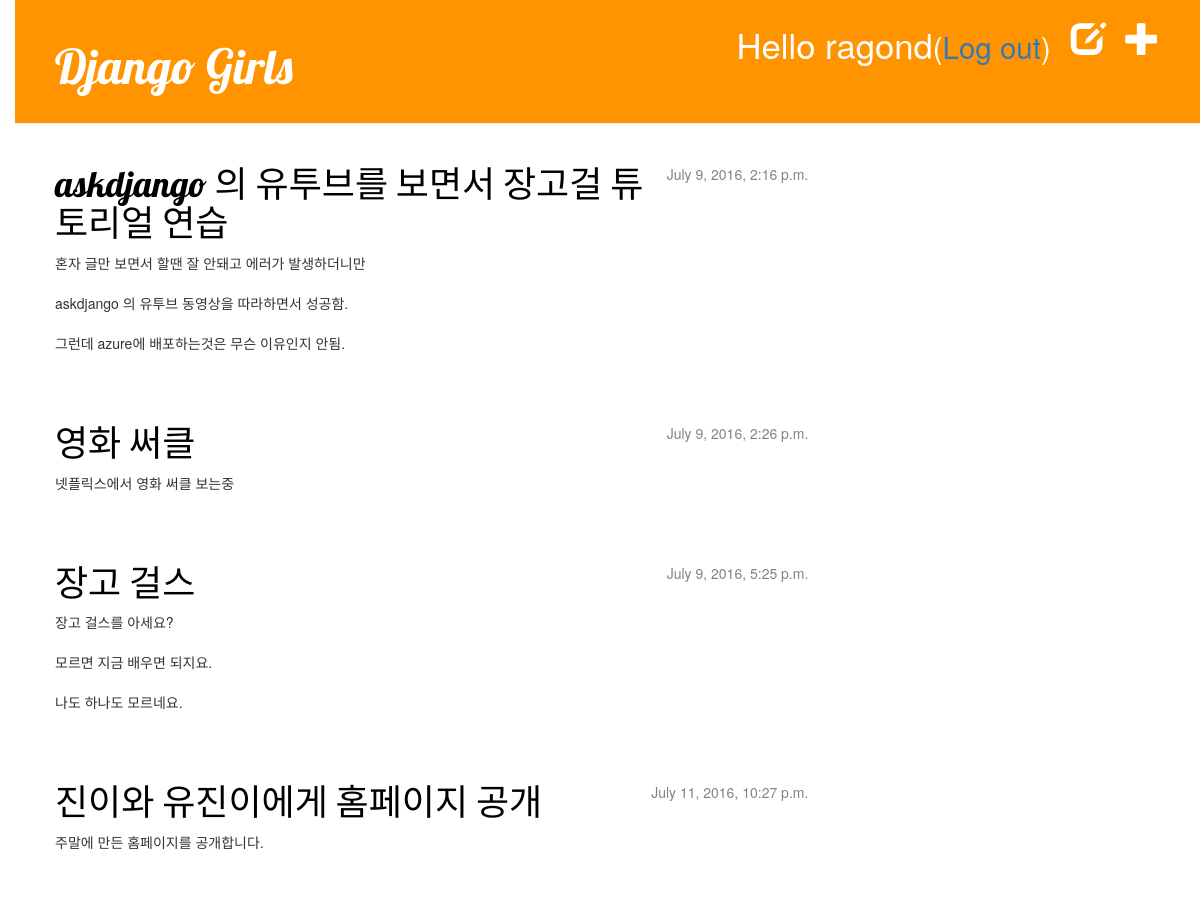
The app's page / (signed in) with its own data.
### blog/models.py (models this page shows, shortened)
class Post(models.Model): #author, titile 등의 필드명으로 테이블을 만듦
    author = models.ForeignKey(settings.AUTH_USER_MODEL)
    title = models.CharField(max_length=200)
    text = models.TextField()
    created_date = models.DateTimeField(
            default=timezone.now)
    published_date = models.DateTimeField(
            blank=True, null=True)

### blog/views.py (the view)
# urls.py: url(r'^$', views.post_list, name = 'post_list'),
def post_list(request):
    posts = Post.objects.filter(published_date__lte=timezone.now()).order_by('published_date')
    return render(request, 'blog/post_list.html', {'posts': posts})

### blog/templates/blog/post_list.html
{% extends "blog/base.html" %}
{% block content %}
    {% for post in posts %}
        <div class="post">
            <div class="date">
                {{ post.published_date }}
            </div>
            <h1><a href="{% url 'post_detail' pk=post.pk %}">{{ post.title }}</a></h1>
            <p>{{ post.text|linebreaksbr }}</p>
        </div>
    {% endfor %}
{% endblock %}

### blog/templates/blog/base.html (shortened to what this page needs)
{% load staticfiles %}
<html>
    <head>
        <link rel="stylesheet" href="//maxcdn.bootstrapcdn.com/bootstrap/3.2.0/css/bootstrap.min.css">
        <link rel="stylesheet" href="//maxcdn.bootstrapcdn.com/bootstrap/3.2.0/css/bootstrap-theme.min.css">
        <link rel="stylesheet" href="{% static 'css/blog.css' %}">
    </head>
    <body>
        <div class="page-header">
            {% if user.is_authenticated %}
            <a href="{% url 'post_new' %}" class="top-menu"><span class="glyphicon glyphicon-plus"></span></a>
            <a href="{% url 'post_draft_list' %}" class="top-menu"><span class="glyphicon glyphicon-edit"></span></a>
            <p class="top-menu">Hello {{ user.username }}<small>(<a href="{% url 'logout' %}">Log out</a>)</small></p>
            {% else %}
            <a href="{% url 'login' %}" class="top-menu"><span class="glyphicon glyphicon-lock"></span></a>
            {% endif %}
            <h1><a href="{% url 'blog.views.post_list' %}">Django Girls</a></h1>
        </div>
        <div class="content">
            <div class="row">
                <div class="col-md-8">
                {% block content %}
                {% endblock %}
                </div>
            </div>
        </div>
    </body>
</html>

### blog/static/css/blog.css (style rules this page uses)
h1 a { color: #FCA205; font-family: 'Lobster'; }
body { padding-left: 15px; }
.page-header { background-color: #ff9400; margin-top: 0; padding: 20px 20px 20px 40px; }
.page-header h1, .page-header h1 a, .page-header h1 a:visited, .page-header h1 a:active { color: #ffffff; font-size: 36pt; text-decoration: none; }
.content { margin-left: 40px; }
h1, h2, h3, h4 { font-family: 'Lobster', cursive; }
.date { float: right; color: #828282; }
.top-menu, .top-menu:hover, .top-menu:visited { color: #ffffff; float: right; font-size: 26pt; margin-right: 20px; }
.post { margin-bottom: 70px; }
.post h1 a, .post h1 a:visited { color: #000000; }

### records on screen
Post: published_date "July 9, 2016, 2:16 p.m.", title "askdjango 의 유투브를 보면서 장고걸 튜토리얼 연습", text "혼자 글만 보면서 할땐 잘 안돼고 에러가 발생하더니만 askdjango 의 유투브 동영상을 따라하면서 성공함. 그런데 azure에 배포하는것은 무슨 이유인지 안됨."
Post: published_date "July 9, 2016, 2:26 p.m.", title "영화 써클", text "넷플릭스에서 영화 써클 보는중"
Post: published_date "July 9, 2016, 5:25 p.m.", title "장고 걸스", text "장고 걸스를 아세요? 모르면 지금 배우면 되지요. 나도 하나도 모르네요."
Post: published_date "July 11, 2016, 10:27 p.m.", title "진이와 유진이에게 홈페이지 공개", text "주말에 만든 홈페이지를 공개합니다."

### other values on screen
{{ user.username }} "ragond"
